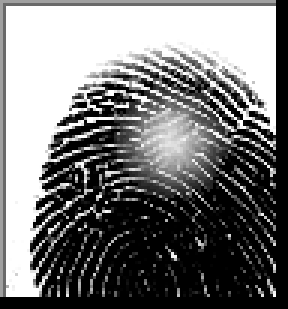
#> input picture data/SOCOFing/Altered/Altered-Easy/130__F_Right_index_finger_CR.BMP, 96 x 103 px (shown 3 times larger)
$ python -i minutiae_extraction.py   (imports and definitions only)   (older library calls are emulated)
#> lines starting #> are read from the running program, lines starting #| are printed output that depends on the picture; after the words box and inside, x2 and y2 are one past the last pixel; in counts of white or black regions, pixels touching at a corner belong together
#> further down, picture is the input picture: shape (103, 96, 3); min 0, max 255, mean 119.8
import cv2
import numpy as np
from scipy.ndimage import maximum_filter

def extract_minutiae_CN(thinned):
    """Extract ridge endings based on the correct Crossing Number (CN) method."""
    minutiae = []
    rows, cols = thinned.shape

    for i in range(1, rows - 1):
        for j in range(1, cols - 1):
            if thinned[i, j] == 255:
                # 8-connected neighbors in circular order (P1 to P8)
                P = [
                    thinned[i - 1, j],     # P1
                    thinned[i - 1, j + 1], # P2
                    thinned[i, j + 1],     # P3
                    thinned[i + 1, j + 1], # P4
                    thinned[i + 1, j],     # P5
                    thinned[i + 1, j - 1], # P6
                    thinned[i, j - 1],     # P7
                    thinned[i - 1, j - 1]  # P8
                ]

                # Convert to binary (0/1)
                P_bin = [1 if x == 255 else 0 for x in P]

                # Compute Crossing Number
                CN = 0
                for k in range(8):
                    CN += abs(P_bin[k] - P_bin[(k + 1) % 8])
                CN = CN // 2

                if CN == 1:
                    minutiae.append((i, j))

    return np.array(minutiae)


def non_max_suppression(R, window_size=3):
    """Apply non-maximum suppression to the Harris response."""
    max_filtered = maximum_filter(R, size=window_size)
    return (R == max_filtered) & (R > 0)


def extract_minutiae_grayscale(image):
    """Extract ridge endings using Harris corner detection and image gradients."""
    if len(image.shape) == 3:
        gray = cv2.cvtColor(image, cv2.COLOR_BGR2GRAY)
    else:
        gray = image.copy()

    gray = cv2.GaussianBlur(gray, (5, 5), 0)
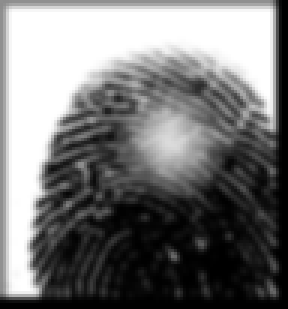
#> gray: shape (103, 96) (shown 3 times larger); min 0, max 255, mean 119.7

    # Sobel gradients
    sobel_x = cv2.Sobel(gray, cv2.CV_64F, 1, 0, ksize=3)
    sobel_y = cv2.Sobel(gray, cv2.CV_64F, 0, 1, ksize=3)
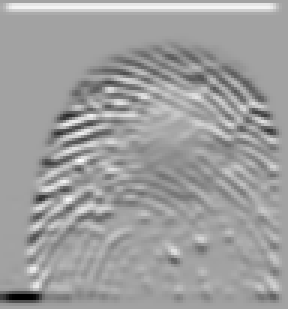
#> sobel_y: shape (103, 96) float64 (shown 3 times larger); min -636, max 364, mean -11.5; drawn with min black and max white

    grad_mag = np.sqrt(sobel_x**2 + sobel_y**2)
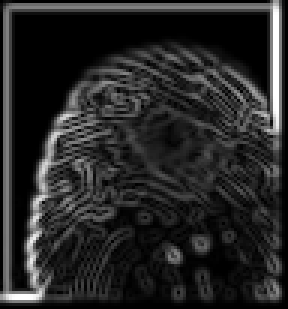
#> grad_mag: shape (103, 96) float64 (shown 3 times larger); min 0, max 636, mean 97.5; drawn with min black and max white

    # Harris corner response
    k = 0.04
    Ix2 = sobel_x**2
    Iy2 = sobel_y**2
    Ixy = sobel_x * sobel_y

    S_Ix2 = cv2.GaussianBlur(Ix2, (5, 5), 0)
    S_Iy2 = cv2.GaussianBlur(Iy2, (5, 5), 0)
    S_Ixy = cv2.GaussianBlur(Ixy, (5, 5), 0)

    det_M = S_Ix2 * S_Iy2 - S_Ixy**2
    trace_M = S_Ix2 + S_Iy2
    R = det_M - k * (trace_M**2)
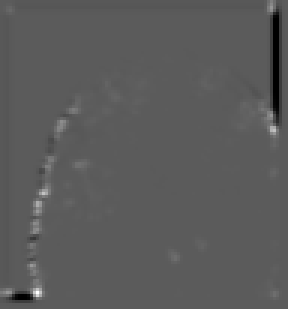
#> R: shape (103, 96) float64 (shown 3 times larger); min -3.25e+09, max 5.85e+09, mean -5079535.9; drawn with min black and max white

    # Threshold and non-maximum suppression
    R_thresh = R > (0.01 * np.max(R))
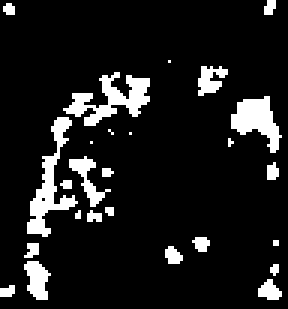
#> R_thresh: shape (103, 96) bool (shown 3 times larger); 10.6% white; 26 white regions (17 under 20 px), largest, box (x1, y1, x2, y2) and area: (21, 24, 50, 42) 219, (9, 39, 26, 79) 214, (77, 32, 94, 51) 169
    nms_mask = non_max_suppression(R, window_size=3)
#> in non_max_suppression, `max_filtered = maximum_filter(R, size=window_size)`:
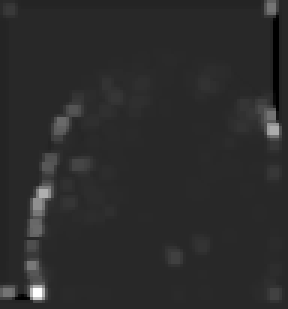
#> max_filtered: shape (103, 96) float64 (shown 3 times larger); min -1.1e+09, max 5.85e+09, mean 95167075.6; drawn with min black and max white
#> in non_max_suppression, `return (R == max_filtered) & (R > 0)`: returned value: shape (103, 96) bool; 1.7% white in thin lines or dots, all inside (x1, y1, x2, y2) = (2, 2, 92, 99)
    final_mask = R_thresh & nms_mask
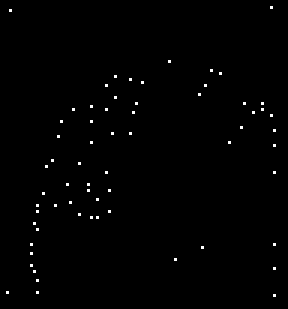
#> final_mask: shape (103, 96) bool (shown 3 times larger); 0.66% white in thin lines or dots, all inside (x1, y1, x2, y2) = (2, 2, 92, 99)

    corners = np.argwhere(final_mask)
#> corners = 65 pairs, first value 2 to 98, second value 2 to 91

    # Filter: only keep corners on ridges (high gradient magnitude)
    grad_threshold = np.percentile(grad_mag, 75)  # top 25% of gradient
#> grad_threshold = 140.9
    minutiae = []
    for (y, x) in corners:
        if grad_mag[y, x] >= grad_threshold:
            minutiae.append((y, x))
#> this loop made 65 passes
#> (y, x) on passes 1 to 12: (2, 90), (3, 3), (20, 56), (23, 70), (24, 73), (25, 38), (26, 43), (27, 47), (28, 35), (28, 68), (31, 66), (32, 38)
#> after the loop, minutiae = 55 pairs, first value 2 to 98, second value 2 to 91

    return np.array(minutiae)

>>> import cv2
>>> picture = cv2.imread('../data/SOCOFing/Altered/Altered-Easy/130__F_Right_index_finger_CR.BMP')
>>> result = extract_minutiae_grayscale(picture)
#> result has the same summary as minutiae in extract_minutiae_grayscale

$ run again, on data/SOCOFing/Altered/Altered-Easy/143__M_Right_index_finger_Obl.BMP
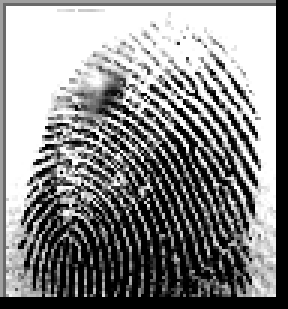
#> input picture data/SOCOFing/Altered/Altered-Easy/143__M_Right_index_finger_Obl.BMP, 96 x 103 px (shown 3 times larger)
#> picture is the input picture: shape (103, 96, 3); min 0, max 255, mean 137.8
#> in extract_minutiae_grayscale, `R_thresh = R > (0.01 * np.max(R))`:
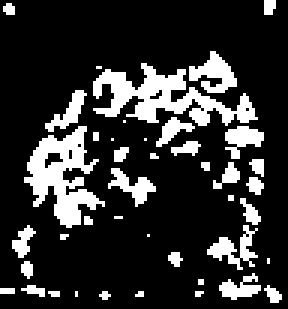
#> R_thresh: shape (103, 96) bool (shown 3 times larger); 19% white; 42 white regions (26 under 20 px), largest, box (x1, y1, x2, y2) and area: (31, 21, 86, 42) 480, (8, 42, 35, 76) 423, (63, 17, 79, 31) 118
#> in extract_minutiae_grayscale, `final_mask = R_thresh & nms_mask`:
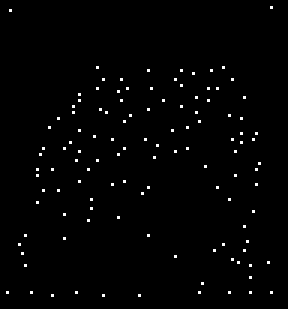
#> final_mask: shape (103, 96) bool (shown 3 times larger); 1.2% white in thin lines or dots, all inside (x1, y1, x2, y2) = (2, 2, 91, 99)
#> corners = 118 pairs, first value 2 to 98, second value 2 to 90
#> grad_threshold = 167.9
#> the loop in extract_minutiae_grayscale, `for (y, x) in corners:` made 118 passes
#> (y, x) on passes 1 to 8: (2, 90), (3, 3), (22, 32), (22, 74), (23, 49), (23, 60), (23, 70), (24, 64)
#> after the loop in extract_minutiae_grayscale, `for (y, x) in corners:`: minutiae = 50 pairs, first value 2 to 98, second value 2 to 90
#> result has the same summary as minutiae in extract_minutiae_grayscale
